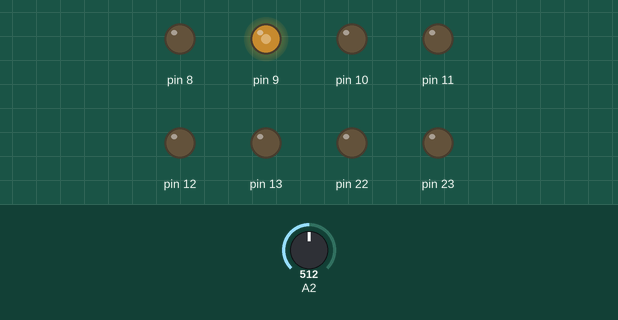
The sketch below on a simulated Arduino Uno, built with avr-gcc and run on an emulated ATmega328P. Shown: output pins drawn as LEDs (lit = HIGH). The test bench sets the inputs (shaded band); at power-on: A2 = 512. What the sketch prints to the serial monitor is not drawn. At 0.9 s the program stops and its outputs stay as they are.

Above: at 0.8 s.
0.9 s: A2 set to 122
At 1.2 s:
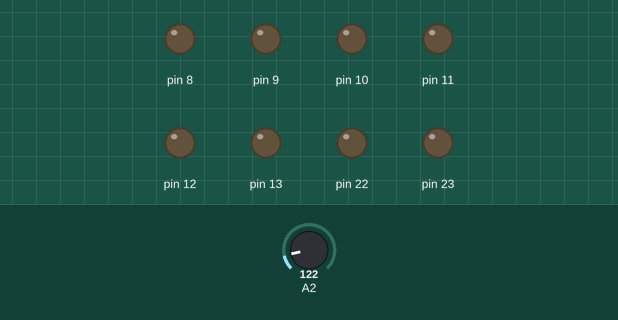
Timing chart, 0 to 2.4 s (numbered marks = the images above; inputs shaded):
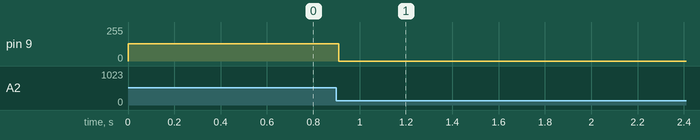

Measured:
- after the input at 0.9 s, pin 9: 130/255 → 0/255 at once

The sketch:

servomod.ino
```cpp
#include<avr/io.h>

void initADC()
{
  ADMUX=(1<<REFS0);
  ADCSRA|=(1<<ADEN)|(1<<ADPS1)|(1<<ADPS2)|(1<<ADPS0);
  }

  void usart_int(void)
{
  UCSR0B=(1<< RXEN0)|(1<< TXEN0);//TRANSMIT AND RECEIVE ENABLE
  UCSR0C=(1<<UCSZ01)|(1<<UCSZ00);//ASYNCHRONOUS, 8 BIT TRANSFER
  UBRR0L= 0x67 ; //BAUD RATE 9600

}

  uint16_t ReadADC(uint8_t ch)
  {
    ch=ch&0b00000111;
    ADMUX|=ch;
    ADCSRA|=(1<<ADSC);
    while(!(ADCSRA&(1<<ADIF)));
    ADCSRA|=(1<<ADIF);
    return (ADC);
    }

int main()
{float angle=30;
  initADC();
  float ch=0;
  Serial.begin(9600);
  // while(UCSR0A!= (UCSR0A|(1<<RXC0)));
  // angle=UDR0;

  DDRB=0xFF;//PIN 9 in the board


  TCCR1A |= (1<<COM1A1)|(1<<WGM10)|(1<<COM1B1);
  TCCR1B |= (1<<CS10) | (1<<WGM12);

  float x=ReadADC(2);

 // Serial.println(x);
  //Serial.println(flag);

  float adcreq=angle*1024/180;


    if(adcreq>x)
    {
      while(1)
      {OCR1A=0;
      OCR1B=130;
      x=ReadADC(2);
      //Serial.println(x);
   Serial.println(adcreq);

      if(x>adcreq)
      {
        OCR1B=0;
     break;
      }
      }

      }
      else if(adcreq<x)//reverse
      {
        while(1)
       { OCR1A=130;
      OCR1B=0;
      x=ReadADC(2);
      Serial.println(adcreq);

     if(x<adcreq)
     {OCR1A=0;
     break;
     }
       }
        }

}
```
